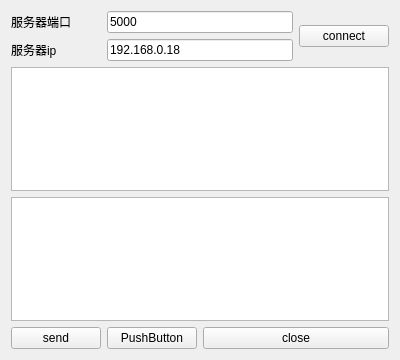
<?xml version="1.0" encoding="UTF-8"?>
<ui version="4.0">
 <class>ClientWidget</class>
 <widget class="QWidget" name="ClientWidget">
  <property name="geometry">
   <rect>
    <x>0</x>
    <y>0</y>
    <width>400</width>
    <height>360</height>
   </rect>
  </property>
  <property name="windowTitle">
   <string>Form</string>
  </property>
  <layout class="QGridLayout" name="gridLayout">
   <item row="0" column="0">
    <widget class="QLabel" name="portlabel">
     <property name="text">
      <string>服务器端口</string>
     </property>
    </widget>
   </item>
   <item row="0" column="1" colspan="2">
    <widget class="QLineEdit" name="portedit">
     <property name="text">
      <string>5000</string>
     </property>
    </widget>
   </item>
   <item row="0" column="3" rowspan="2">
    <widget class="QPushButton" name="connectbutton">
     <property name="text">
      <string>connect</string>
     </property>
    </widget>
   </item>
   <item row="1" column="0">
    <widget class="QLabel" name="iplabel">
     <property name="text">
      <string>服务器ip</string>
     </property>
    </widget>
   </item>
   <item row="1" column="1" colspan="2">
    <widget class="QLineEdit" name="ipedit">
     <property name="text">
      <string>192.168.0.18</string>
     </property>
    </widget>
   </item>
   <item row="2" column="0" colspan="4">
    <widget class="QTextEdit" name="readedit">
     <property name="readOnly">
      <bool>true</bool>
     </property>
    </widget>
   </item>
   <item row="3" column="0" colspan="4">
    <widget class="QTextEdit" name="writeedit"/>
   </item>
   <item row="4" column="0">
    <widget class="QPushButton" name="sendbutton">
     <property name="text">
      <string>send</string>
     </property>
    </widget>
   </item>
   <item row="4" column="2" colspan="2">
    <widget class="QPushButton" name="closebutton">
     <property name="text">
      <string>close</string>
     </property>
    </widget>
   </item>
   <item row="4" column="1">
    <widget class="QPushButton" name="pushButton_3">
     <property name="text">
      <string>PushButton</string>
     </property>
    </widget>
   </item>
  </layout>
 </widget>
 <resources/>
 <connections/>
</ui>
